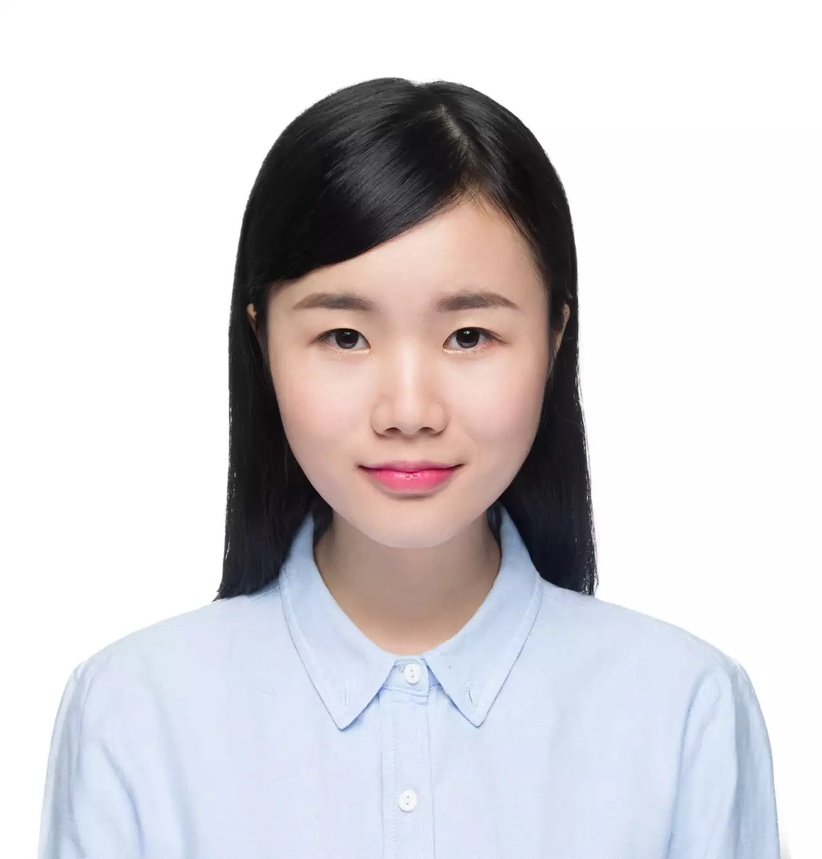
#> input picture test.jpeg, 822 x 859 px, shrunk from 1280 x 1338 before the run
$ python face_detect.py
#> lines starting #> are read from the running program, lines starting #| are printed output that depends on the picture
# -*-coding:utf8-*-#

import cv2

import os
import cv2
from PIL import Image, ImageDraw


# detectFaces()返回图像中所有人脸的矩形坐标（矩形左上、右下顶点）
# 使用haar特征的级联分类器haarcascade_frontalface_default.xml，在haarcascades目录下还有其他的训练好的xml文件可供选择。
# 注：haarcascades目录下训练好的分类器必须以灰度图作为输入。
def detectFaces(image_name):
#> called with image_name = 'test.jpeg'
    img = cv2.imread(image_name)
#> img is the input picture: shape (859, 822, 3); mean B, G, R 213.2, 210, 212.7
    face_cascade = cv2.CascadeClassifier("./haarcascades/haarcascade_frontalface_default.xml")
    if img.ndim == 3:
        gray = cv2.cvtColor(img, cv2.COLOR_BGR2GRAY)
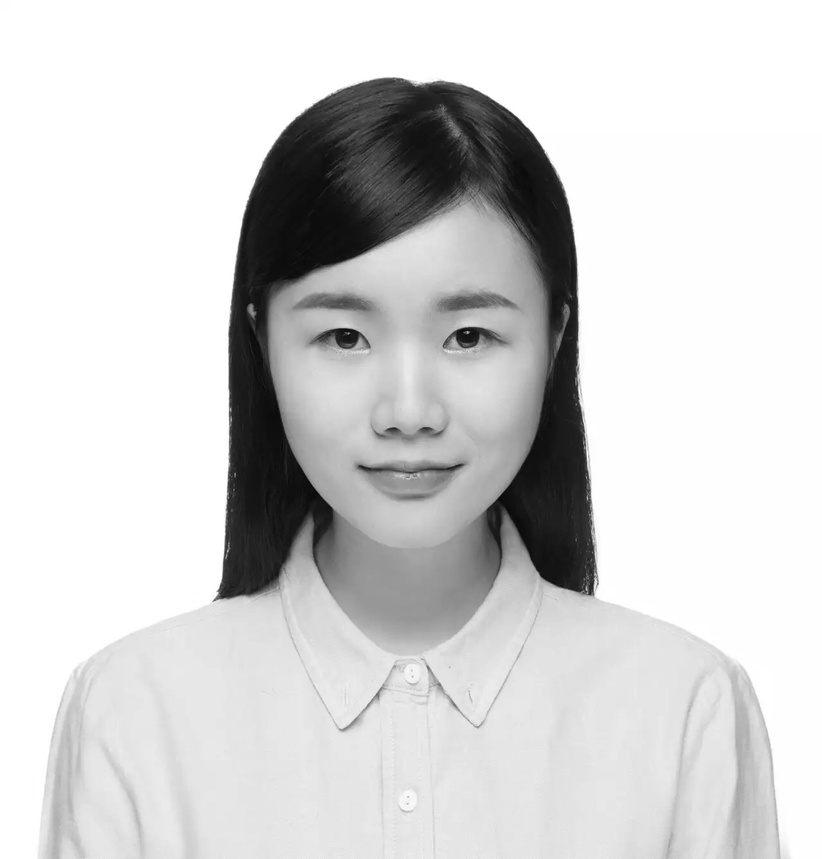
#> gray: shape (859, 822); min 3, max 255, mean 211.2
    else:
        gray = img  # if语句：如果img维度为3，说明不是灰度图，先转化为灰度图gray，如果不为3，也就是2，原图就是灰度图

    faces = face_cascade.detectMultiScale(gray, 1.2, 5)  # 1.3和5是特征的最小、最大检测窗口，它改变检测结果也会改变
#> faces = [[244, 215, 324, 324]]
    result = []
    for (x, y, width, height) in faces:
        result.append((x, y, x + width, y + height))
#> this loop made 1 pass
#> after the loop, result = [(244, 215, 568, 539)]
    return result


# 保存人脸图
def saveFaces(image_name):
    faces = detectFaces(image_name)
    if faces:
        # 将人脸保存在save_dir目录下。
        # Image模块：Image.open获取图像句柄，crop剪切图像(剪切的区域就是detectFaces返回的坐标)，save保存。
        save_dir = image_name.split('.')[0] + "_faces"
        os.mkdir(save_dir)
        count = 0
        for (x1, y1, x2, y2) in faces:
            file_name = os.path.join(save_dir, str(count) + ".jpg")
            Image.open(image_name).crop((x1, y1, x2, y2)).save(file_name)
            count += 1


# 在原图像上画矩形，框出所有人脸。
# 调用Image模块的draw方法，Image.open获取图像句柄，ImageDraw.Draw获取该图像的draw实例，然后调用该draw实例的rectangle方法画矩形(矩形的坐标即
# detectFaces返回的坐标)，outline是矩形线条颜色(B,G,R)。
# 注：原始图像如果是灰度图，则去掉outline，因为灰度图没有RGB可言。drawEyes、detectSmiles也一样。
def drawFaces(image_name):
    faces = detectFaces(image_name)
#> faces = [(244, 215, 568, 539)]
    if faces:
        img = Image.open(image_name)
#> img: PIL image 822x859 RGB
        draw_instance = ImageDraw.Draw(img)
        for (x1, y1, x2, y2) in faces:
            draw_instance.rectangle((x1, y1, x2, y2), outline=(255, 0, 0))
#> this loop made 1 pass
        img.save('drawfaces_' + image_name)
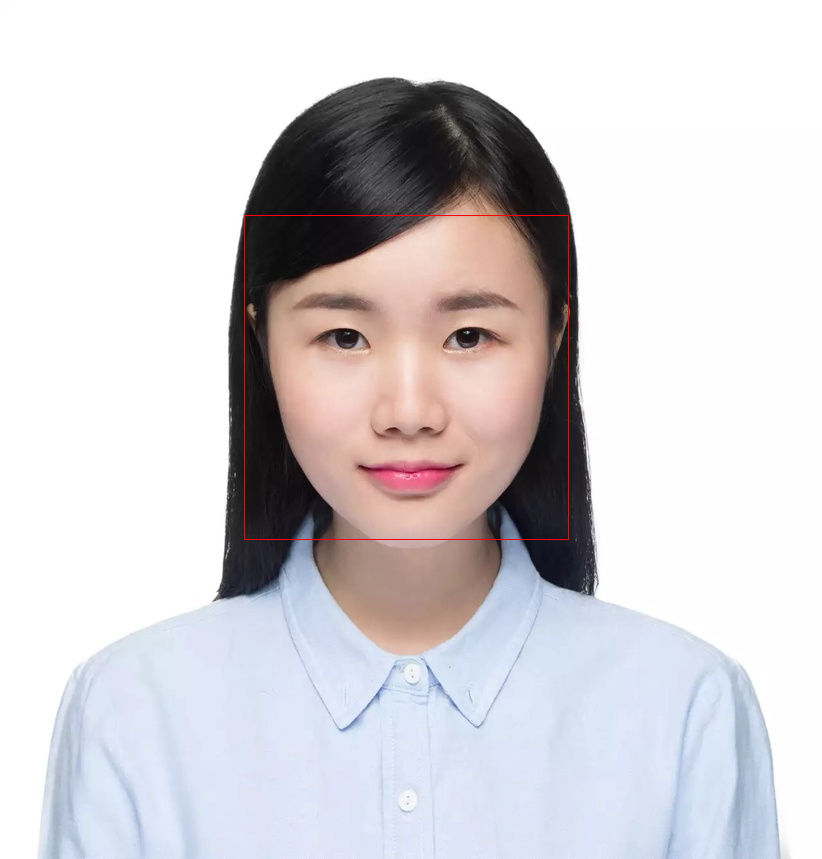
#> saved as drawfaces_test.jpeg: PIL image 822x859 RGB; mean R, G, B 213.1, 209.9, 213.1


# 检测眼睛，返回坐标
# 由于眼睛在人脸上，我们往往是先检测出人脸，再细入地检测眼睛。故detectEyes可在detectFaces基础上来进行，代码中需要注意“相对坐标”。
# 当然也可以在整张图片上直接使用分类器,这种方法代码跟detectFaces一样，这里不多说。
def detectEyes(image_name):
#> called with image_name = 'test.jpeg'
    eye_cascade = cv2.CascadeClassifier('./haarcascades/haarcascade_eye.xml')
    faces = detectFaces(image_name)
#> the loop in detectFaces (call 2), `for (x, y, width, height) in faces:` made 1 pass
#> faces = [(244, 215, 568, 539)]

    img = cv2.imread(image_name)
    gray = cv2.cvtColor(img, cv2.COLOR_BGR2GRAY)
    result = []
    for (x1, y1, x2, y2) in faces:
        roi_gray = gray[y1:y2, x1:x2]
        eyes = eye_cascade.detectMultiScale(roi_gray, 1.3, 2)
        for (ex, ey, ew, eh) in eyes:
            result.append((x1 + ex, y1 + ey, x1 + ex + ew, y1 + ey + eh))
#> this loop made 1 pass
#> (x1, y1, x2, y2, eyes) on pass 1: (244, 215, 568, 539, [[184, 85, 73, 73], [58, 81, 81, 81]])
#> pass 1, in detectEyes, `roi_gray = gray[y1:y2, x1:x2]`:
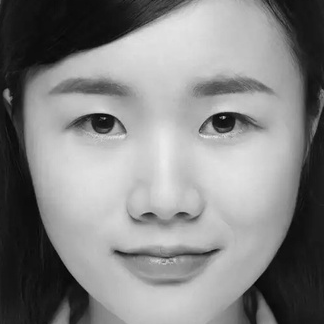
#> roi_gray: shape (324, 324); min 3, max 236, mean 132
#> after the loop, result = [(428, 300, 501, 373), (302, 296, 383, 377)]
    return result


# 在原图像上框出眼睛.
def drawEyes(image_name):
    eyes = detectEyes(image_name)
#> eyes = [(428, 300, 501, 373), (302, 296, 383, 377)]
    if eyes:
        img = Image.open(image_name)
        draw_instance = ImageDraw.Draw(img)
        for (x1, y1, x2, y2) in eyes:
            draw_instance.rectangle((x1, y1, x2, y2), outline=(0, 0, 255))
#> this loop made 2 passes
        img.save('draweyes_' + image_name)
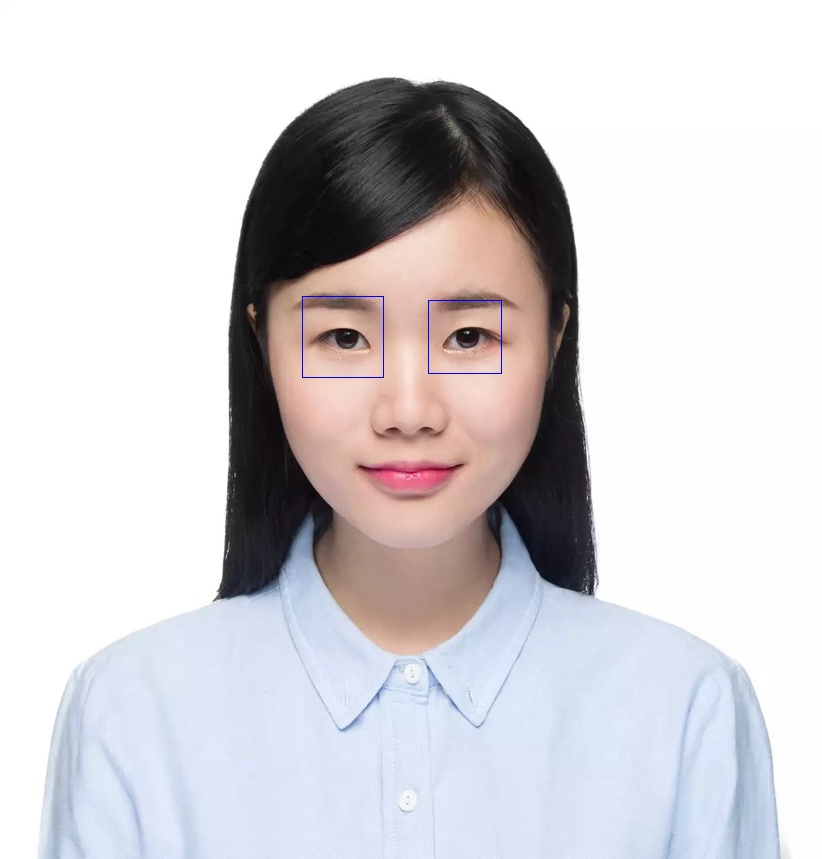
#> saved as draweyes_test.jpeg: PIL image 822x859 RGB; mean R, G, B 212.5, 209.9, 213.3


# 检测笑脸
def detectSmiles(image_name):
#> called with image_name = 'test.jpeg'
    img = cv2.imread(image_name)
    smiles_cascade = cv2.CascadeClassifier("./haarcascades/haarcascade_smile.xml")
    if img.ndim == 3:
        gray = cv2.cvtColor(img, cv2.COLOR_BGR2GRAY)
    else:
        gray = img  # if语句：如果img维度为3，说明不是灰度图，先转化为灰度图gray，如果不为3，也就是2，原图就是灰度图

    smiles = smiles_cascade.detectMultiScale(gray, 4, 5)
#> smiles = [[338, 441, 144, 72]]
    result = []
    for (x, y, width, height) in smiles:
        result.append((x, y, x + width, y + height))
#> this loop made 1 pass
#> after the loop, result = [(338, 441, 482, 513)]
    return result


# 在原图像上框出笑脸
def drawSmiles(image_name):
    smiles = detectSmiles(image_name)
#> smiles = [(338, 441, 482, 513)]
    if smiles:
        img = Image.open(image_name)
        draw_instance = ImageDraw.Draw(img)
        for (x1, y1, x2, y2) in smiles:
            draw_instance.rectangle((x1, y1, x2, y2), outline=(100, 100, 0))
#> this loop made 1 pass
        img.save('drawsmiles_' + image_name)
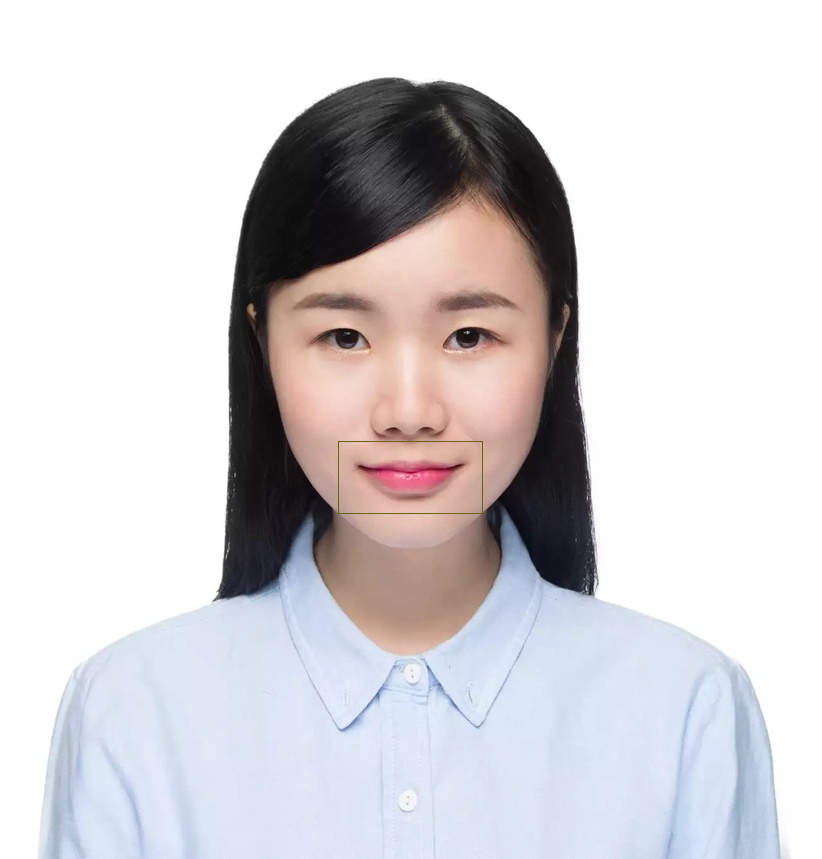
#> saved as drawsmiles_test.jpeg: PIL image 822x859 RGB; mean R, G, B 212.6, 210, 213.1


if __name__ == '__main__':
    drawFaces('test.jpeg')
    drawEyes('test.jpeg')
    drawSmiles('test.jpeg')
    saveFaces('face.jpg')
#> (the run stopped early here; a loop or call above may not have finished)
